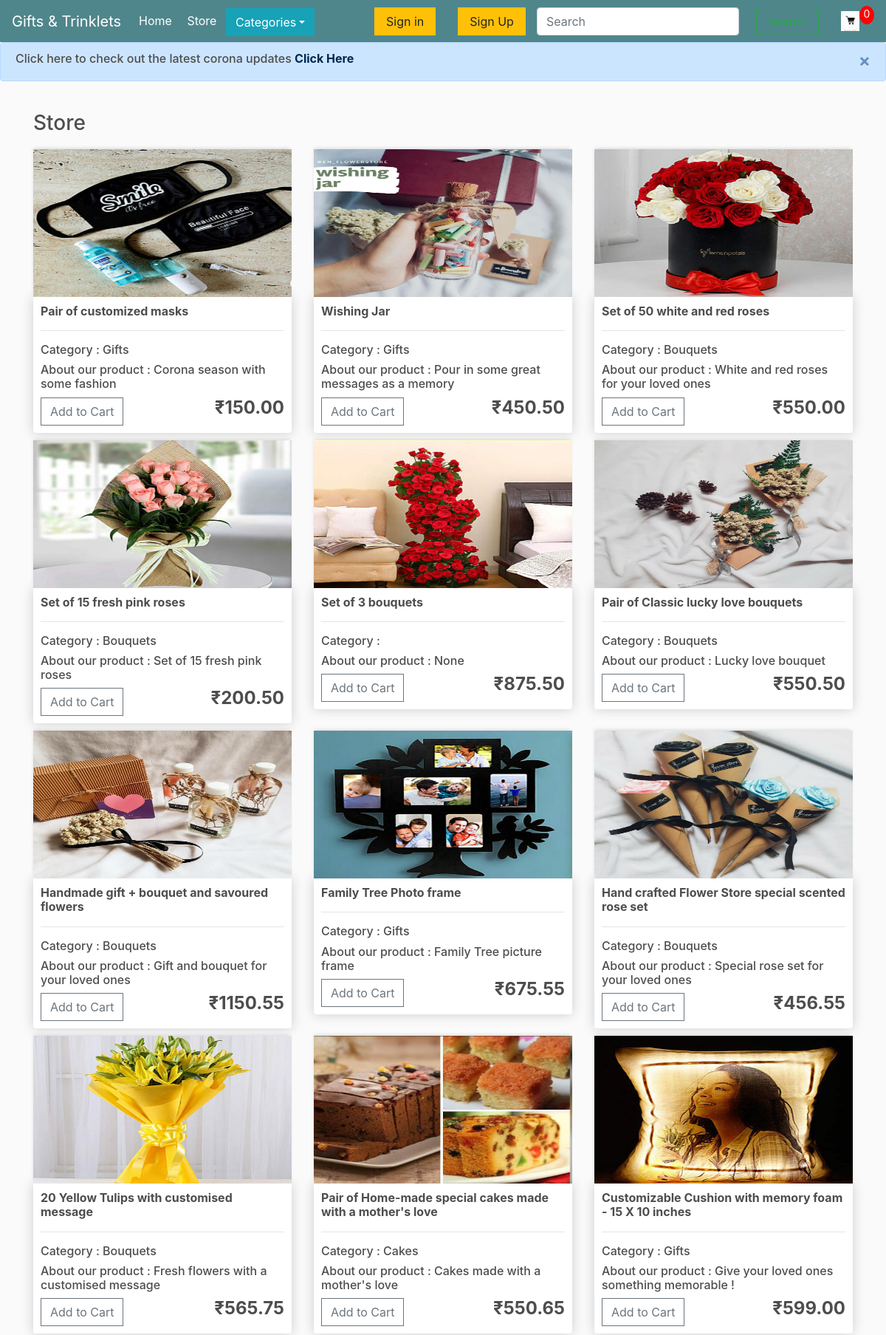
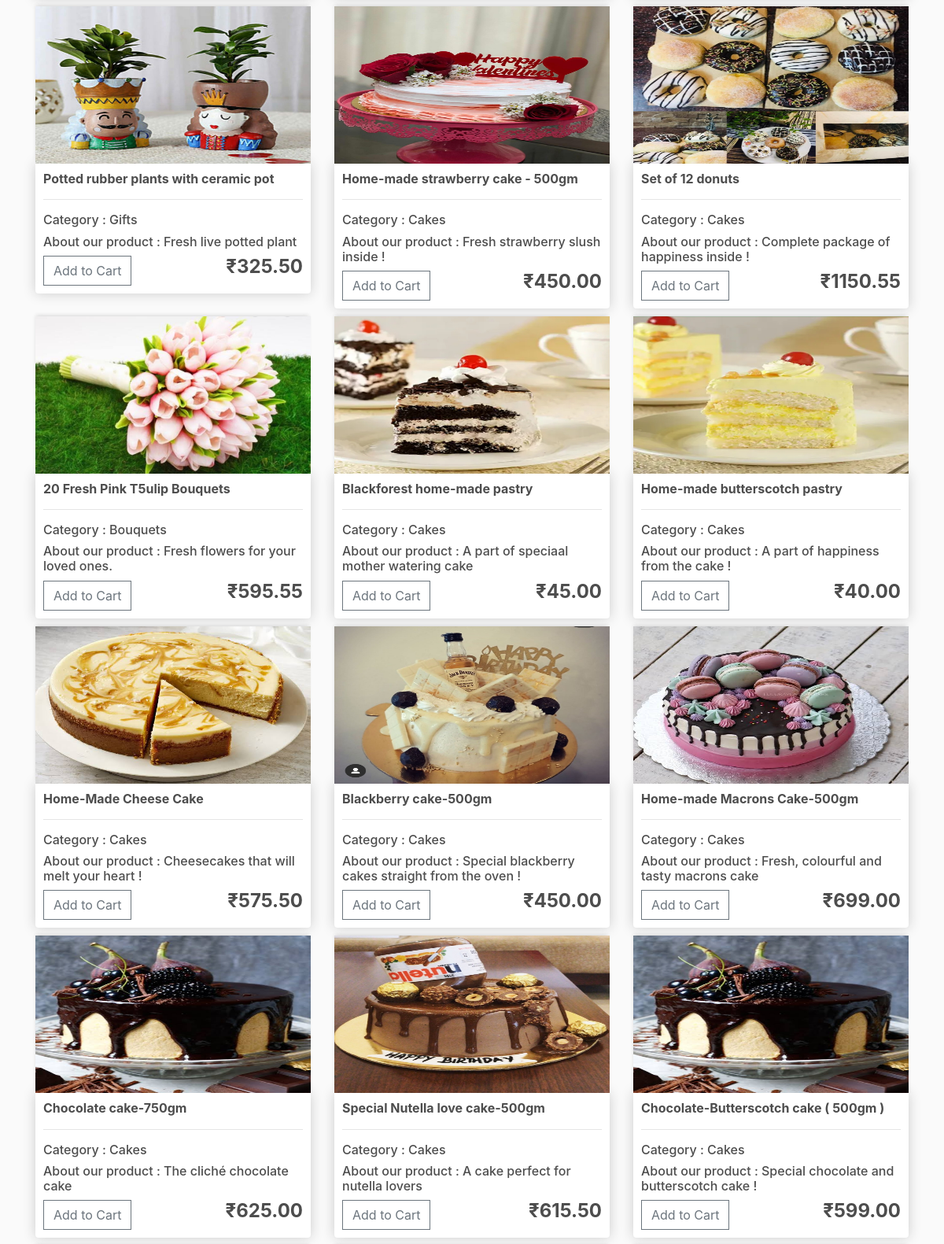
The page / (upper part) on the database its author committed (2 pictures, top to bottom).
### store/models.py (models this page shows, shortened)
class Product(models.Model):
	name=models.CharField(max_length=200,null=True)
	price=models.DecimalField(max_digits=7,decimal_places=2)
	description=models.CharField(max_length=200,null=True)
	category=models.CharField(max_length=200,null=True,default="")
	image=models.ImageField(null=True,blank=True)

### store/views.py (the view)
# urls.py: path('',include('store.urls'))
def store(request):
	data = cartData(request)
	cartItems = data['cartItems']
	order = data['order']
	items = data['items']
	products = Product.objects.all()
	context = {'products':products, 'cartItems':cartItems}
	return render(request, 'store/store.html', context)

### store/utils.py (called while the page is built, shortened)
def cookieCart(request):
	try:
		cart = json.loads(request.COOKIES['cart'])
	except:
		cart = {}
		print('CART:', cart)
	items = []
	order = {'get_cart_total':0, 'get_cart_items':0, 'shipping':False}
	cartItems = order['get_cart_items']
	return {'cartItems':cartItems ,'order':order, 'items':items}

def cartData(request):
	if request.user.is_authenticated:
		customer = request.user.customer
		order, created = Order.objects.get_or_create(customer=customer, complete=False)
		items = order.orderitem_set.all()
		cartItems = order.get_cart_items
	else:
		cookieData = cookieCart(request)
		cartItems = cookieData['cartItems']
		order = cookieData['order']
		items = cookieData['items']
	return {'cartItems':cartItems ,'order':order, 'items':items}

### store/templates/store/store.html
{% extends 'store/main.html' %}
{% load static %}
{% block content %}
<h3>Store</h3>
<div class="row">
	{% for product in products %}
	<div class="col-lg-4">
		<img class="thumbnail" src="{{product.image.url }}">
		<div class="box-element product">
		<h6><strong>{{product.name}}</strong></h6>
		<hr>
		<h6>Category : {{product.category}}</h6>
		<h6>About our product : {{product.description}}</h6>
		<button data-product="{{product.id}}" data-action="add"  class="btn btn-outline-secondary add-btn update-cart ">Add to Cart</button>
		<h4 style="display: inline-block; float: right"><strong>₹{{product.price|floatformat:2}}</strong></h4>
		</div>
	</div>
	{% endfor %}
</div>
{% endblock content %}

### store/templates/store/main.html (shortened to what this page needs)
<!DOCTYPE html>
{% load static %}
<html>
<head>
	<link rel="stylesheet" href="https://stackpath.bootstrapcdn.com/bootstrap/4.4.1/css/bootstrap.min.css">
	<link rel="stylesheet" type="text/css" href="{% static 'css/main.css' %}">
</head>
<body>
	<nav class="navbar navbar-expand-lg navbar-dark bg-dark">
	  <a class="navbar-brand" href="{% url 'index' %}">Gifts & Trinklets</a>
	  <div class="collapse navbar-collapse" id="navbarSupportedContent">
	    <ul class="navbar-nav mr-auto">
	      <li class="nav-item active">
	     	<a class="nav-link" id="navbarlink"  href="{% url 'index' %}">Home <span class="sr-only">(current)</span></a>
	        <a class="nav-link" id="navbarlink"  href="{% url 'store' %}">Store<span class="sr-only">(current)</span></a>
				<div id="navbarlink" class="dropdown">
					<button class="btn btn-info dropdown-toggle" type="button" id="dropdownMenuButton" data-toggle="dropdown" aria-haspopup="true" aria-expanded="false"> Categories</button>
				</div>
	      </li>
	    </ul>
	    <div class="form-inline my-2 my-lg-0">
	    	{% if user.is_authenticated %}
	    	<span>Hello,{{request.customer}}</span>
	    	<a id="signupin" href="{% url 'logout' %}" class="btn btn-warning">Logout</a>
	    	{% else %}
	     	<a id="signupin" href="{% url 'login' %}"class="btn btn-warning">Sign in</a>
	     	<a id="signupin" href="{% url 'register' %}"class="btn btn-warning">Sign Up</a>
	     	{% endif %}
	     	 <form class="form-inline">
			    <input class="form-control mr-sm-2" type="search" placeholder="Search" aria-label="Search">
			    <button class="btn btn-outline-success my-2 my-sm-0" id="signupin" type="submit">Search</button>
			  </form>
	     	<a href="{% url 'cart' %}">
	    		<img  id="cart-icon" src="{% static 'images/cart.jpeg' %}">
	    	</a>
	    	<p id="cart-total">{{cartItems}}</p>
	    </div>
	  </div>
	</nav>
	<div class="alert alert-primary alert-dismissible fade show" role="alert">
 		 <h6>Click here to check out the latest corona updates <a href="{%url 'covid' %}" class="alert-link"> Click Here </a></h6>
  		<button type="button" class="close" data-dismiss="alert" aria-label="Close">
    	<span aria-hidden="true">&times;</span>
 		</button>
	</div>
    <div class="container">
            <br>
            {% block content %}
            {% endblock content %}
    </div>
</body>
</html>

### static/css/main.css (style rules this page uses)
body { background-color: hsl(0, 0%, 98%); }
h1,h2,h3,h4,h5,h6 { color:hsl(0, 0%, 30%); }
.box-element { box-shadow:hsl(0, 0%, 80%) 0 0 16px; background-color: #fff; border-radius: 4px; padding: 10px; }
.thumbnail { width: 100%; height: 200px; -webkit-box-shadow: -1px -3px 5px -2px rgba(214,214,214,1); -moz-box-shadow: -1px -3px 5px -2px rgba(214,214,214,1); box-shadow: -1px -3px 5px -2px rgba(214,214,214,1); }
.product { border-radius: 0 0 4px 4px; }
.bg-dark { background-color: #4f868c!important; }
#navbarlink { display : inline-block ; }
#signupin { margin-left:15px; margin-right: 15px; display:inline-block; padding-right: 15px; padding-left:15px; }
#cart-icon { width:25px; display: inline-block; margin-left: 15px; }
#cart-total { display: block; text-align: center; color:#fff; background-color: red; width: 20px; height: 25px; border-radius: 50%; font-size: 14px; }
.col-lg-4, .col-lg-6, .col-lg-8, .col-lg-12 { margin-top: 10px; }
.btn { border-radius: 0; }

### rows shown on the page
Product: image (picture), name "Pair of customized masks", category "Gifts", description "Corona season with some fashion", price "150.00"
Product: image (picture), name "Wishing Jar", category "Gifts", description "Pour in some great messages as a memory", price "450.50"
Product: image (picture), name "Set of 50 white and red roses", category "Bouquets", description "White and red roses for your loved ones", price "550.00"
Product: image (picture), name "Set of 15 fresh pink roses", category "Bouquets", description "Set of 15 fresh pink roses", price "200.50"
Product: image (picture), name "Set of 3 bouquets", description "None", price "875.50"
Product: image (picture), name "Pair of Classic lucky love bouquets", category "Bouquets", description "Lucky love bouquet", price "550.50"
Product: image (picture), name "Handmade gift + bouquet and savoured flowers", category "Bouquets", description "Gift and bouquet for your loved ones", price "1150.55"
Product: image (picture), name "Family Tree Photo frame", category "Gifts", description "Family Tree picture frame", price "675.55"
Product: image (picture), name "Hand crafted Flower Store special scented rose set", category "Bouquets", description "Special rose set for your loved ones", price "456.55"
Product: image (picture), name "20 Yellow Tulips with customised message", category "Bouquets", description "Fresh flowers with a customised message", price "565.75"
Product: image (picture), name "Pair of Home-made special cakes made with a mother's love", category "Cakes", description "Cakes made with a mother's love", price "550.65"
Product: image (picture), name "Customizable Cushion with memory foam - 15 X 10 inches", category "Gifts", description "Give your loved ones something memorable !", price "599.00"
Product: image (picture), name "Potted rubber plants with ceramic pot", category "Gifts", description "Fresh live potted plant", price "325.50"
Product: image (picture), name "Home-made strawberry cake - 500gm", category "Cakes", description "Fresh strawberry slush inside !", price "450.00"
Product: image (picture), name "Set of 12 donuts", category "Cakes", description "Complete package of happiness inside !", price "1150.55"
Product: image (picture), name "20 Fresh Pink T5ulip Bouquets", category "Bouquets", description "Fresh flowers for your loved ones.", price "595.55"
Product: image (picture), name "Blackforest home-made pastry", category "Cakes", description "A part of speciaal mother watering cake", price "45.00"
Product: image (picture), name "Home-made butterscotch pastry", category "Cakes", description "A part of happiness from the cake !", price "40.00"
Product: image (picture), name "Home-Made Cheese Cake", category "Cakes", description "Cheesecakes that will melt your heart !", price "575.50"
Product: image (picture), name "Blackberry cake-500gm", category "Cakes", description "Special blackberry cakes straight from the oven !", price "450.00"
Product: image (picture), name "Home-made Macrons Cake-500gm", category "Cakes", description "Fresh, colourful and tasty macrons cake", price "699.00"
Product: image (picture), name "Chocolate cake-750gm", category "Cakes", description "The cliché chocolate cake", price "625.00"
Product: image (picture), name "Special Nutella love cake-500gm", category "Cakes", description "A cake perfect for nutella lovers", price "615.50"
Product: image (picture), name "Chocolate-Butterscotch cake ( 500gm )", category "Cakes", description "Special chocolate and butterscotch cake !", price "599.00"

### other values the page prints
{{ cartItems }} "0"
